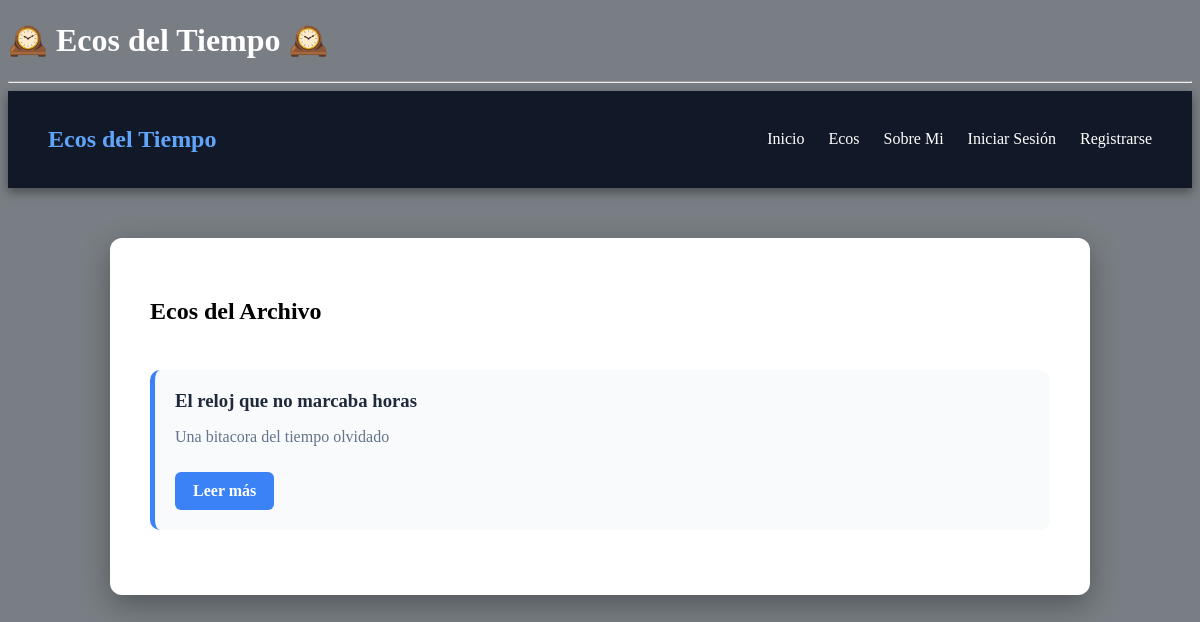
The page /pages/ on the database its author committed.
### blog/models.py (models this page shows, shortened)
class Page(models.Model):
    title = models.CharField(max_length=200)
    subtitle = models.CharField(max_length=200)
    content = RichTextField()
    image = models.ImageField(upload_to="pages")
    created = models.DateField(auto_now_add=True)

### blog/views.py (the view)
# urls.py: path('pages/', PageListView.as_view(), name='pages'),
class PageListView(ListView):
    model = Page
    template_name = "blog/pages_list.html"

### blog/templates/blog/pages_list.html (shortened to what this page needs)
{% extends "blog/base.html" %}
{% block contenido %}
<div class="pages-header">
<h2>Ecos del Archivo</h2>
</div>
{% if object_list %}
    {% for page in object_list %}
    <div class="page-card">
        <h3>{{ page.title }}</h3>
        <p>{{ page.subtitle }}</p>
        <a class="button" href="/pages/{{page.id}}/">Leer más</a>
    </div>
    {% endfor %}
{% else %}
<div class="empty-message">
No hay ecos aún en el archivo del tiempo...
</div>
{% endif %}
{% endblock %}

### accounts/static/css/style.css (style rules this page uses)
body { background-image: url(images/fondo_tiempo.png); background-size: cover; background-position: center; background-attachment: fixed; }
.page-card { border-radius:10px; padding:20px; margin-bottom:25px; background:#f9fafb; transition:0.3s; border-left:5px solid #3b82f6; }
.page-card h3 { margin:0; color:#1e293b; }
.page-card p { color:#64748b; }
.button { display:inline-block; margin-top:10px; padding:10px 18px; background:#3b82f6; color:white; text-decoration:none; border-radius:6px; font-weight:600; transition:0.3s; }
body::before { content:""; position:fixed; top:0; left:0; width:100%; height:100%; background: rgba(10,20,30,0.55); z-index:-1; }
.pages-header { display:flex; justify-content:space-between; align-items:center; margin-bottom:25px; }

### rows shown on the page
Page: title "El reloj que no marcaba horas", subtitle "Una bitacora del tiempo olvidado"
